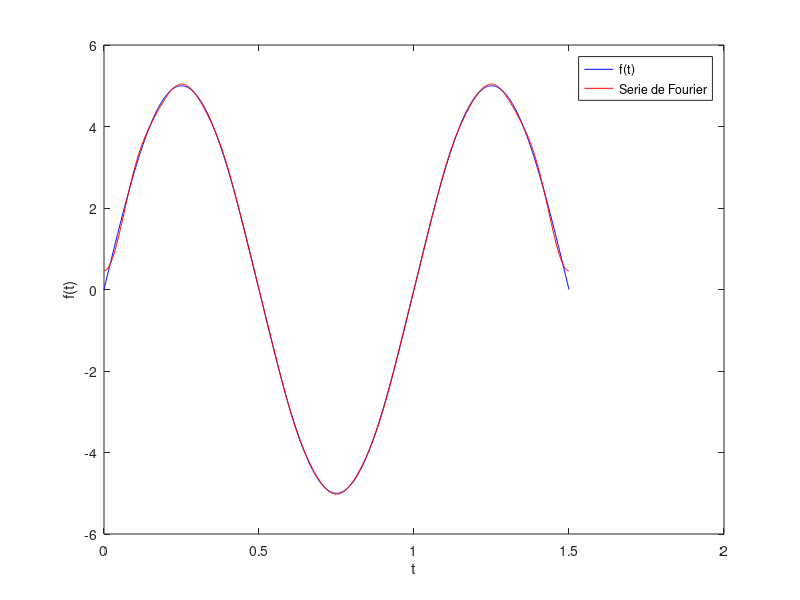

Recreate this plot in MATLAB.
function Tp51
    clc, clear
    Tp = 1.5;
    w = 2*pi/Tp;

    N = 1000;
    dt=(Tp-0)/(N-1); %Paso del tiempo
    t = 0:dt:Tp; % grafica hasta 3pi
    tg  = t;
    n = 10; % Número de términos de la serie de Fourier
    A=zeros(length(t),n);
    B=zeros(length(t),n);
    an=zeros(n,1);
    bn=zeros(n,1);
    a0=2/Tp*trapz(t,P(t));


% Calcula los coeficientes de la serie de Fourier
for j=1:n
  A(:,j)= P(t).*cos(w*j*t);
  B(:,j)= P(t).*sin(w*j*t);
   an(j)=2/Tp*trapz(t,A(:,j));
   bn(j)=2/Tp*trapz(t,B(:,j));
 end

fourier=zeros(length(tg),n+1);
for i=1:length(tg)
    fourier(i,1)=a0/2;
    for j=1:(n)
    fourier(i,j+1)=bn(j)*sin(tg(i)*w*j )+an(j)*cos(tg(i)*w*j );
    end
end

suma_fourier = a0/2*ones(size(tg));
for j = 1:n
    suma_fourier = suma_fourier + bn(j)*sin(w*j*tg) + an(j)*cos(w*j*tg);
end
    % Graficamos la señal original y su aproximación mediante la serie de Fourier
    figure;
    plot(t, P(t), 'b', t, suma_fourier, 'r');
    legend('f(t)', 'Serie de Fourier');
    xlabel('t');
    ylabel('f(t)');
end

function y = P(t)
    Tp = 1.5;
    y = 5*sin(3*pi*t/Tp).*(t>=0 & t<=2*pi) + 0.*(t<0 | t>2*pi);
end
















